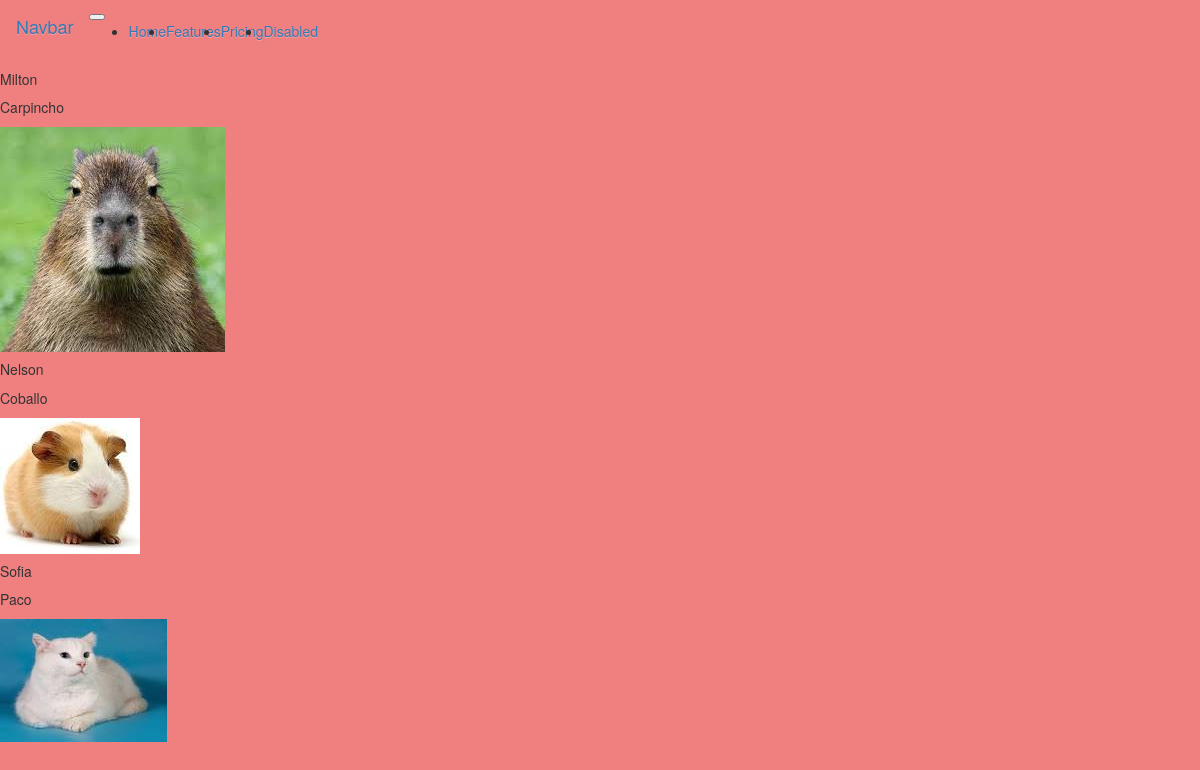
The app's page /, older data.
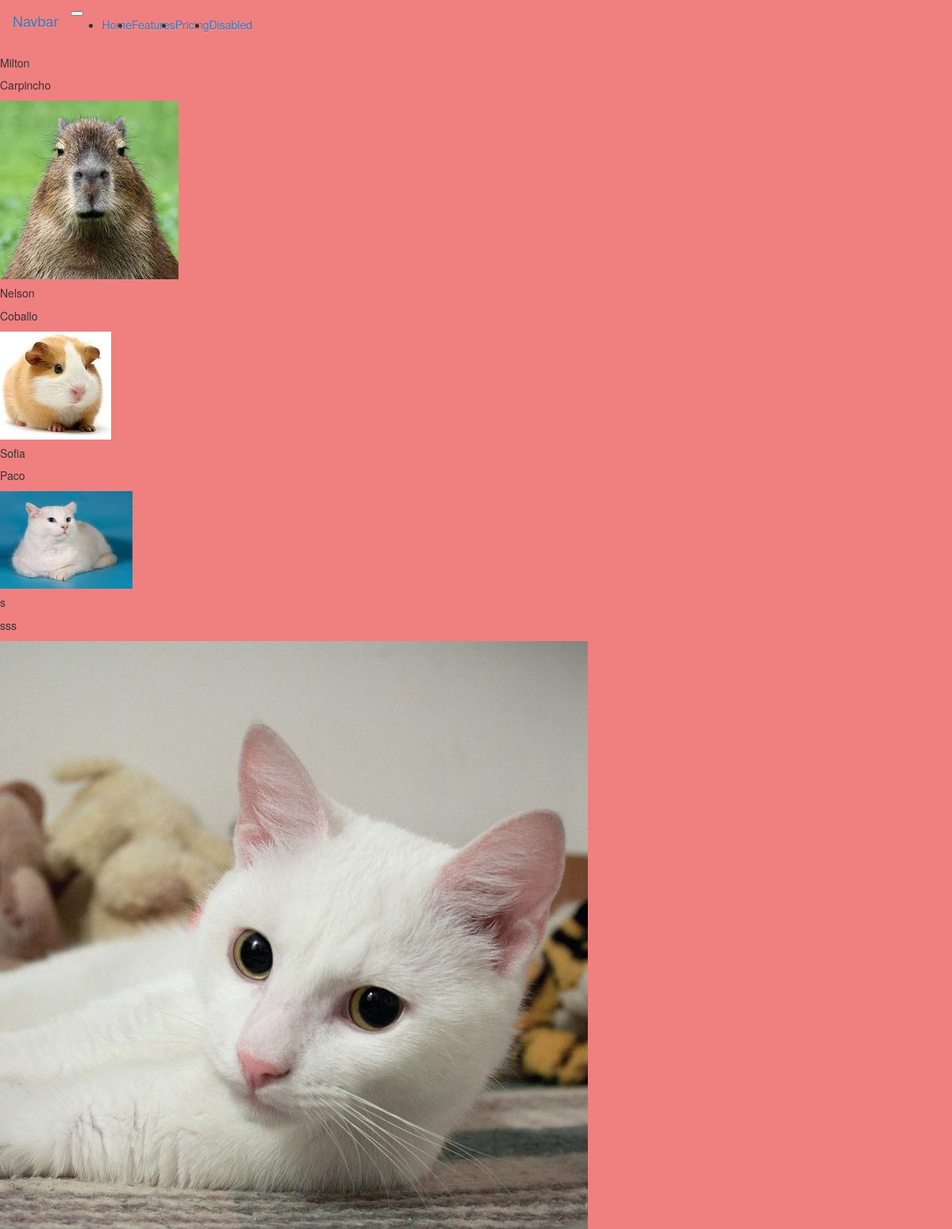
The same page, newer data.
### aplicacion/models.py (models this page shows, shortened)
class Empleado(models.Model):
    email = models.EmailField(max_length=255)
    nombre = models.CharField(max_length=200)
    apellido = models.CharField(max_length=200)
    imagen = models.ImageField(upload_to='aplicacion/static/images', height_field=None, width_field=None, max_length=100)
    descripcion = models.TextField()

### aplicacion/views.py (the view)
# urls.py: path('', views.list, name='list'),
def list(request):
    empleados = Empleado.objects.all()
    return render(request, 'list.html', {'empleados': empleados})

### aplicacion/templates/list.html (shortened to what this page needs)
{% load static %}
<!DOCTYPE html>
<html lang="en">
<head>
    <link rel="stylesheet" href="//maxcdn.bootstrapcdn.com/bootstrap/3.2.0/css/bootstrap.min.css">
    <link rel="stylesheet" href="//maxcdn.bootstrapcdn.com/bootstrap/3.2.0/css/bootstrap-theme.min.css">
    <link rel="stylesheet" href="/static/css/main.css">
</head>
<body>
    <nav class="navbar navbar-expand-lg bg-light">
        <div class="container-fluid">
          <a class="navbar-brand" href="#">Navbar</a>
          <button class="navbar-toggler" type="button" data-bs-toggle="collapse" data-bs-target="#navbarNav" aria-controls="navbarNav" aria-expanded="false" aria-label="Toggle navigation">
          </button>
          <div class="collapse navbar-collapse" id="navbarNav">
            <ul class="navbar-nav">
              <li class="nav-item">
                <a class="nav-link active" aria-current="page" href="#">Home</a>
              </li>
              <li class="nav-item">
                <a class="nav-link" href="#">Features</a>
              </li>
              <li class="nav-item">
                <a class="nav-link" href="#">Pricing</a>
              </li>
              <li class="nav-item">
                <a class="nav-link disabled">Disabled</a>
              </li>
            </ul>
          </div>
        </div>
      </nav>
  {% for empleado in empleados %}
<div>
    <div class="card" style="width: 18rem;">
        <h5 class="card-title">{{ empleado.nombre }} </h5>
        <p class="card-text">{{ empleado.descripcion }}</p>
        <img src={{ empleado.imagen }} class="card-img-top" alt="...">
      </div>
</div>
{% endfor %}
</body>
</html>

Row changes from the older to the newer data that the page shows:
added Empleado: nombre "s", descripcion "sss", imagen (picture)
